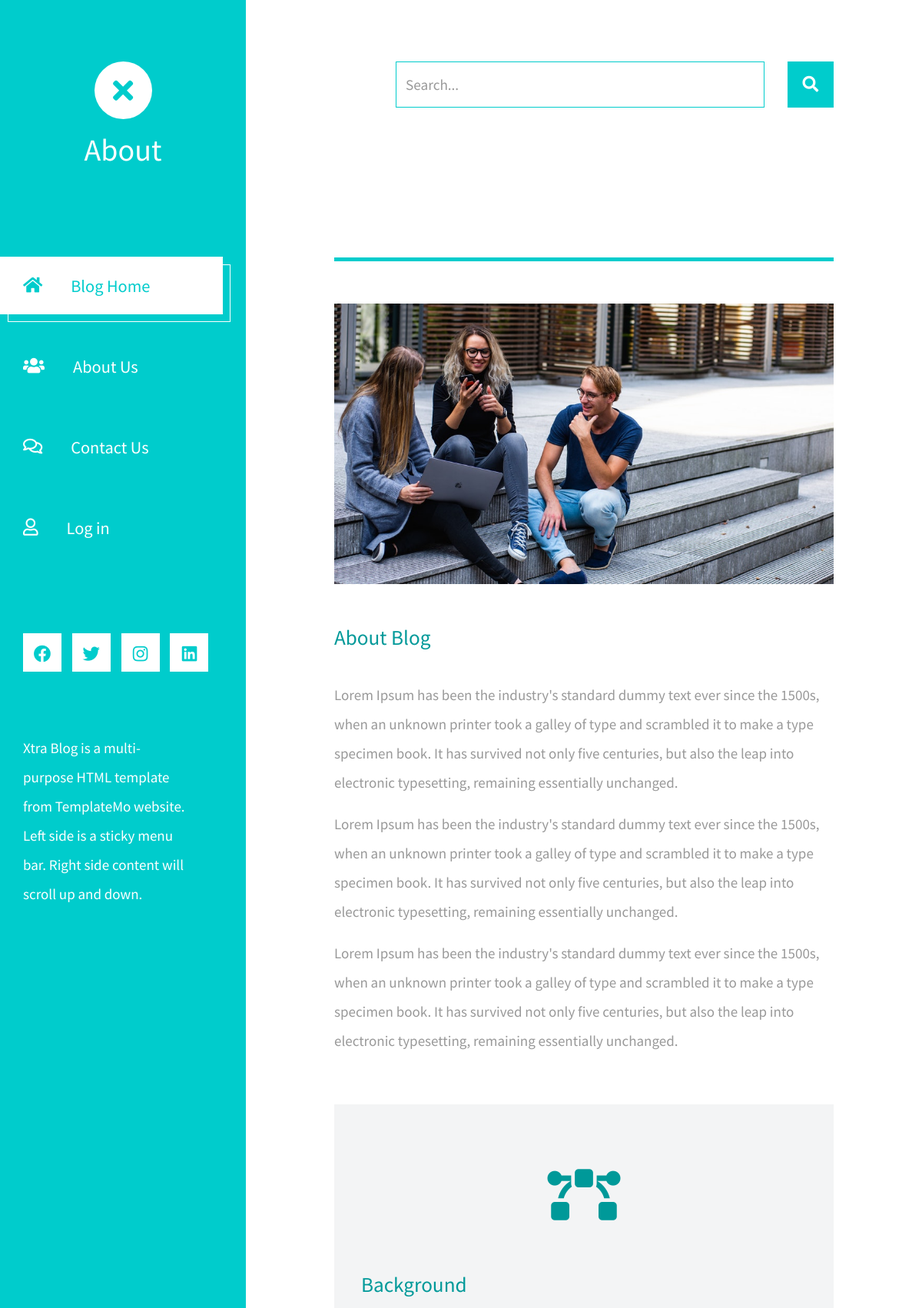
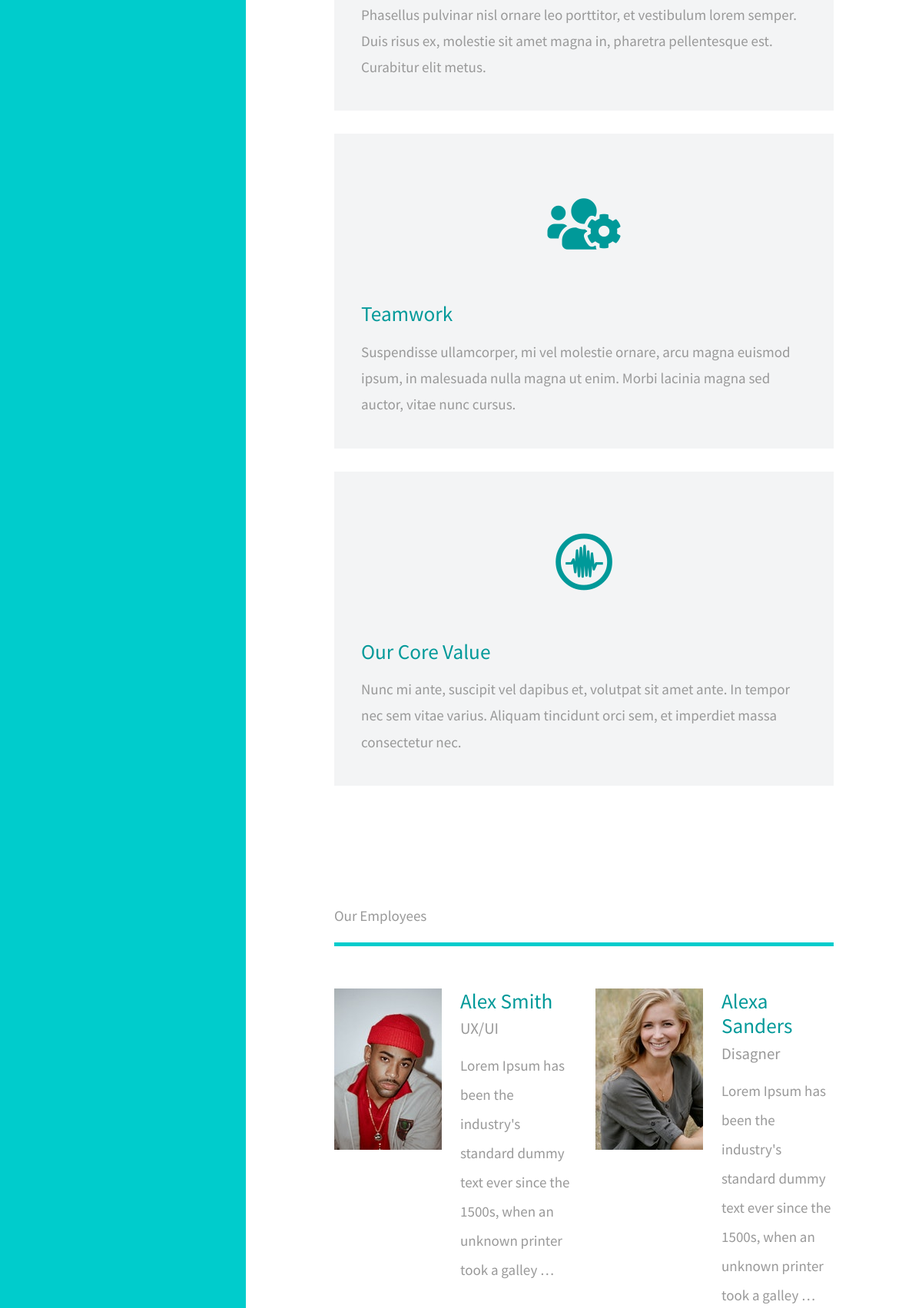
The page /about/ (upper part) on the database its author committed (2 pictures, top to bottom).
### post/models.py (models this page shows, shortened)
class About(models.Model):
    title = models.CharField(max_length=500, blank=True, null=True)
    body = RichTextField()
    photo = models.ImageField(upload_to='photos/%Y/%m/%d/', blank=True, null=True)
    class Meta:
        verbose_name = 'About'
        verbose_name_plural = 'Abouts'
        ordering = ['title']

class Employee(models.Model):
    name = models.CharField(max_length=100, blank=True, null=True)
    job = models.CharField(max_length=500, blank=True, null=True)
    short_bio = RichTextField()
    photo = models.ImageField(upload_to='photos/%Y/%m/%d/', blank=True, null=True)
    id = models.UUIDField(default=uuid.uuid4, unique=True, primary_key=True, editable=False)
    class Meta:
        verbose_name = 'Employee'
        verbose_name_plural = 'Employees'
        ordering = ['name']

### post/views.py (the view)
# urls.py: path('about/', views.about_us, name="about"),
def about_us(request):
    about = About.objects.all()
    employees = Employee.objects.all()
    context = {'employees': employees, 'about': about, 'title': 'About'}
    return render(request, 'post/about.html', context)

### post/templates/post/about.html (shortened to what this page needs)
{% extends 'base.html' %}
{% load static %}
{% block content %}
<div class="container-fluid">
    <main class="tm-main">
        {% for item in about %}
        <div class="row tm-row tm-mb-45">
            <div class="col-12">
                <hr class="tm-hr-primary tm-mb-55">
                <img src="{{ item.photo.url }}" alt="Image" class="img-fluid">
            </div>
        </div>
        <div class="row tm-row tm-mb-40">
            <div class="col-12">
                <div class="mb-4">
                    <h2 class="pt-2 tm-mb-40 tm-color-primary tm-post-title">{{ item.title|safe }}</h2>
                    <p>
                        {{ item.body|safe }}
                    </p>
                </div>
            </div>
        </div>
        {% endfor %}
        <div class="row tm-row tm-mb-120">
            <div class="col-lg-4 tm-about-col">
                <div class="tm-bg-gray tm-about-pad">
                    <div class="text-center tm-mt-40 tm-mb-60">
                        <i class="fas fa-bezier-curve fa-4x tm-color-primary"></i>
                    </div>
                    <h2 class="mb-3 tm-color-primary tm-post-title">Background</h2>
                    <p class="mb-0 tm-line-height-short">
                        Phasellus pulvinar nisl ornare leo porttitor, et vestibulum lorem semper.
                        Duis risus ex, molestie sit amet magna in,
                        pharetra pellentesque est. Curabitur elit metus.
                    </p>
                </div>
            </div>
            <div class="col-lg-4 tm-about-col">
                <div class="tm-bg-gray tm-about-pad">
                    <div class="text-center tm-mt-40 tm-mb-60">
                        <i class="fas fa-users-cog fa-4x tm-color-primary"></i>
                    </div>
                    <h2 class="mb-3 tm-color-primary tm-post-title">Teamwork</h2>
                    <p class="mb-0 tm-line-height-short">
                        Suspendisse ullamcorper, mi vel molestie ornare, arcu magna euismod ipsum, in malesuada nulla
                        magna ut enim.
                        Morbi lacinia magna sed auctor, vitae nunc cursus.
                    </p>
                </div>
            </div>
            <div class="col-lg-4 tm-about-col">
                <div class="tm-bg-gray tm-about-pad">
                    <div class="text-center tm-mt-40 tm-mb-60">
                        <i class="fab fa-creative-commons-sampling fa-4x tm-color-primary"></i>
                    </div>
                    <h2 class="mb-3 tm-color-primary tm-post-title">Our Core Value</h2>
                    <p class="mb-0 tm-line-height-short">
                        Nunc mi ante, suscipit vel dapibus et, volutpat sit amet ante. In tempor nec sem vitae varius.
                        Aliquam tincidunt orci sem, et imperdiet massa consectetur nec.
                    </p>
                </div>
            </div>
        </div>
        <div class="row tm-row tm-mb-60">
            <div class="col-12">
                <p>Our Employees</p>
                <hr class="tm-hr-primary  tm-mb-55">
            </div>
            {% for employee in employees %}
            <div class="col-lg-6 tm-mb-60 tm-person-col">
                <div class="media tm-person">
                    <img src="{{ employee.photo.url }}" alt="Image" class="img-fluid mr-4">
                    <div class="media-body">
                        <h2 class="tm-color-primary tm-post-title mb-2">{{ employee.name }}</h2>
                        <h3 class="tm-h3 mb-3">{{ employee.job }}</h3>
                        <p class="mb-0 tm-line-height-short">
                            {{ employee.short_bio|truncatewords_html:20|safe }}
                        </p>
                    </div>
                </div>
            </div>
            {% endfor %}
        </div>
    </main>
</div>
{% endblock content %}

### rows shown on the page
About: photo (picture), title "About Blog", body "Lorem Ipsum has been the industry's standard dummy text ever since the 1500s, when an unknown printer took a galley of type and scrambled it to make a type specimen book. It has survived not only five centuries, but also the leap into electronic typesetting, remaining essentially unchanged. Lorem Ipsum has been the industry's standard dummy text ever since the 1500s, when an unknown printer took a galley of type and scrambled it to make a type specimen book. It has survived not only five centuries, but also the leap into electronic typesetting, remaining essentially unchanged. Lorem Ipsum has been the industry's standard dummy text ever since the 1500s, when an unknown printer took a galley…"
Employee: photo (picture), name "Alex Smith", job "UX/UI", short_bio "Lorem Ipsum has been the industry's standard dummy text ever since the 1500s, when an unknown printer took a galley …"
Employee: photo (picture), name "Alexa Sanders", job "Disagner", short_bio "Lorem Ipsum has been the industry's standard dummy text ever since the 1500s, when an unknown printer took a galley …"

### other values the page prints
{{ title }} "About"
